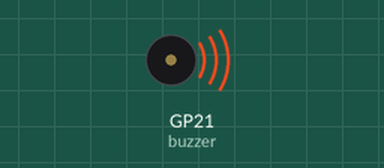
The program below on a simulated Raspberry Pi Pico running MicroPython. Parts: buzzer (waves = sounding). At 0.6 s the program stops and its outputs stay as they are.

Above: at 0.05 s.
At 0.4 s:
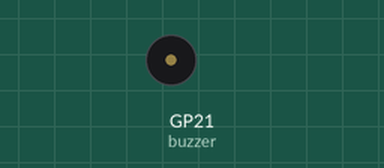
Timing chart, 0 to 2.1 s (numbered marks = the images above):
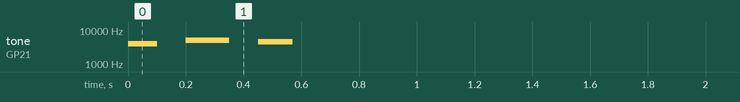

The program:

alert.py
```python
import time
from machine import Pin, PWM

def r2d2_beep():
    buzzer = PWM(Pin(21))

    # Primeiro bipe
    buzzer.freq(4000)
    buzzer.duty_u16(30000)
    time.sleep(0.1)
    buzzer.duty_u16(0)
    time.sleep(0.1)

    # Segundo bipe
    buzzer.freq(5000)
    buzzer.duty_u16(30000)
    time.sleep(0.15)
    buzzer.duty_u16(0)
    time.sleep(0.1)

    # Terceiro bipe
    buzzer.freq(4500)
    buzzer.duty_u16(30000)
    time.sleep(0.12)
    buzzer.duty_u16(0)


r2d2_beep()
```

Measured:
- by itself, tone on GP21 (buzzer): plays 4000 Hz for 0.10 s, 5000 Hz for 0.15 s, 4500 Hz for 0.12 s
